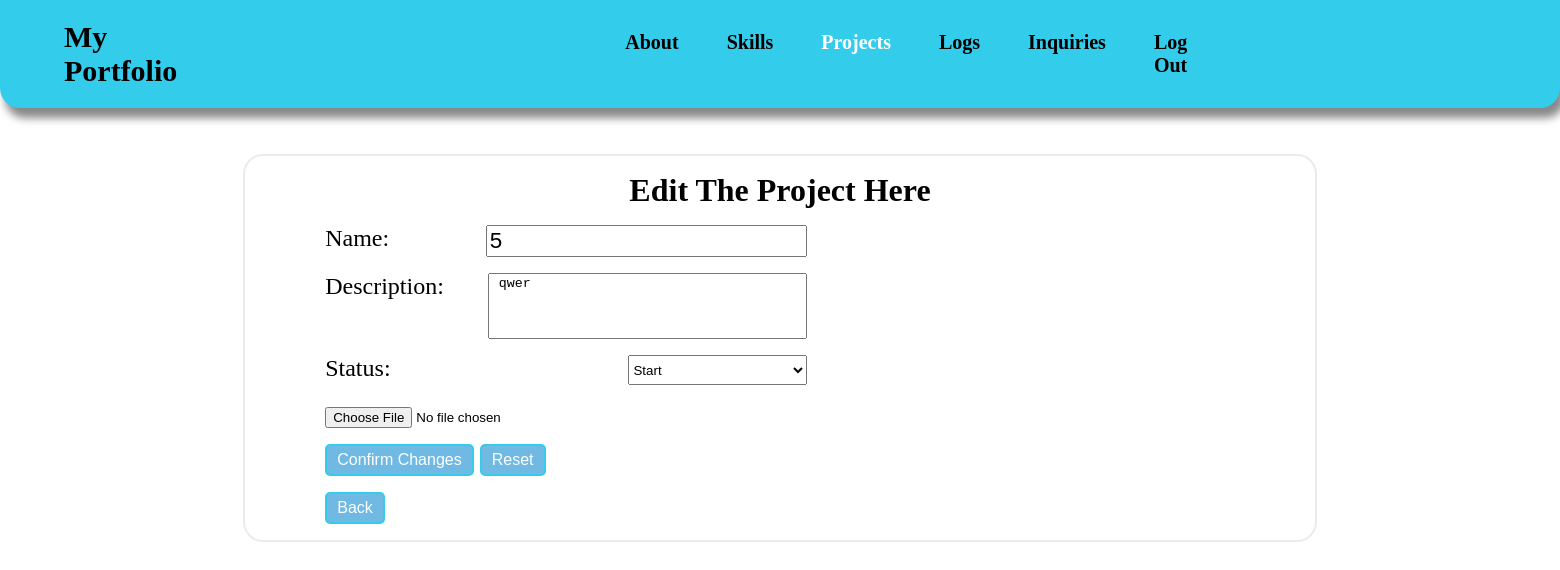
Screenshot of /admin/projects/edit_projects.php?edit=289 (signed in) with the database file from the repository.
### tables this page shows
CREATE TABLE `projects` (
  `id` int(11) NOT NULL,
  `name` varchar(100) NOT NULL,
  `description` text NOT NULL,
  `status` varchar(100) NOT NULL,
  `user_id` int(100) NOT NULL,
  `file_name` varchar(200) DEFAULT NULL,
  `time` timestamp NOT NULL DEFAULT current_timestamp()
);

### admin/projects/backend_edit_projects.php (called while the page is built, shortened)
<?php
    $user_id = $_SESSION['id'];
    if (isset($_GET['edit'])) {
        $edit_id = $_GET['edit'];
        $sql = "SELECT * FROM projects WHERE id = $edit_id";
        $result = mysqli_query($conn,$sql);
        if (mysqli_num_rows($result) == 1) {
            $get = mysqli_fetch_assoc($result);
            $name = $get['name'];
            $description = $get['description'];
            $status = $get['status'];
            $file_name = $get['file_name'];
        }
    }
?>

### admin/projects/edit_projects.php (the view, shortened to what this page needs)
<!DOCTYPE html>
<html lang="en">
<head>
    <link rel="stylesheet" href="/my_portfolio/css/edit.css">
</head>
<body>
<?php
    require_once($_SERVER['DOCUMENT_ROOT']. "/my_portfolio/php/config.php");
    include('backend_edit_projects.php');
?>
    <div class="header">
        <div class="header_container">
            <div class="nav_bar">
                <h1 class="header_title"> <a href="/my_portfolio/php/dashboard.php"> My Portfolio </a> </h1>
                <nav class="header_text">
                    <ul>
                        <li> <a href="../about/about.php"> About </a> </li>
                        <li id="skills"> <a href="../skills/skills.php"> Skills </a> </li>
                        <li id="projects"> <a href="../projects/projects.php"> Projects </a> </li>
                        <li id="logs"> <a href="/my_portfolio/php/logs.php"> Logs </a> </li>
                        <li id="inquiries"> <a href="/my_portfolio/php/inquiries.php"> Inquiries </a> </li>
                        <li> <a href="/my_portfolio/php/logout.php" onclick="return confirm('Are you sure you want to Log Out?')"> Log Out </a> </li>
                    </ul>
                </nav>
            </div>
        </div>
    </div>
    <form method="POST" class="project_form" enctype="multipart/form-data">
        <div class="project_section">
            <div class="project_form"> Edit The Project Here </div>
                <div class="project_container">
                    <div class="project_name">
                        <label for="name"> Name: </label>
                        <input type="text" id="project_name" name="project_name" value="<?php echo htmlspecialchars($name); ?>">
                    </div>
                    <div class="description">
                        <label for="description"> Description: </label>
                        <textarea type="text" id="description" name="description" rows="4" cols="38" placeholder="description" required> <?php echo htmlspecialchars($description); ?> </textarea>
                    </div>
                    <div class="status">
                        <label for="status"> Status: </label>
                        <select id="status" name="status" required>
                            <option value="Start" <?php if ($status == 'Start') echo 'selected'; ?>> Start </option>
                        </select>
                    </div>
                    <div class="for_file">
                        <div class="about_file">
                            <input type="file" name="fileToUpload" value="<?php echo '../../uploads/projects/'. $user_id. "/". $file_name; ?>">
                        </div>
                    </div>
                    <div class="edit_button">
                        <button type="submit"> Confirm Changes </button>
                        <input type="reset" value="Reset">
                    </div>
                    <div class="back_button">
                        <button onclick="location.href='../projects/projects.php'" type="button"> Back </button>
                    </div>
                </div>
    </form>
</body>
</html>

### css/edit.css (style rules this page uses)
body { min-height: 100vh; width: 100%; margin: 0; padding: 0; box-sizing: border-box; overflow-x: hidden; }
h1 a { display: inline-flex; text-decoration: none; color: black; }
.header { background-color: #34cceb; border-radius: 0px 0px 20px 20px; box-shadow: 5px 10px 8px #888888; }
.header_container { display: inline-block; width: 100% }
.nav_bar { display: inline-flex; align-items: center; gap: 28rem; }
.header_text { font-weight: 700; font-size: 20px; padding: 0; }
.header_text li { list-style: none; display: flex; }
ul { gap: 3rem; display: inline-flex; padding: 0; }
.header_text li a { text-decoration: none; color: black; }
.header_title { font-size: 30px; display: flex; justify-content: flex-start; padding: 0 0 0 4rem; }
li#projects a { color: white; }
.project_form { margin: 1rem; }
textarea { resize: none; width: 65%; }
.description { margin-top: 1rem; display: flex; justify-content: space-between; width: 100%; }
.project_section { width: 70%; height: 60%; background-color: #fff; margin: 30px 0; border-radius: 20px; border: 2px solid #ebebeb; align-items: center; }
.project_container { font-size: 1.5rem; align-items: flex-start; display: flex; flex-direction: column; font-weight: 500; margin-left: 5rem; width: 45%; }
.project_name input[type="text"] { font-size: 1.4rem; width: 65%; }
.project_form { display: flex; justify-content: center; font-size: 2rem; font-weight: 700; }
button { font-size: 1rem; font-weight: 500; border: 2px solid #34cceb; border-radius: 5px; padding: 5px 10px; background-color: #6fb9e3; color: #fcfeff; }
.project_name { display: flex; justify-content: space-between; width: 100%; }
.status { margin: 1rem 0; display: flex; justify-content: space-between; width: 100%; }
.status label { padding-right: 55px; }
.status select { height: 30px; width: 37%; }
.back_button { margin: 1rem 0; }
.about_file { margin-bottom: 1rem; }
.edit_button input[type="reset"] { font-size: 1rem; font-weight: 500; border: 2px solid #34cceb; border-radius: 5px; padding: 5px 10px; background-color: #6fb9e3; color: #fcfeff; }

### rows the page displays
projects: project_name "5", description "qwer", status "Start"
